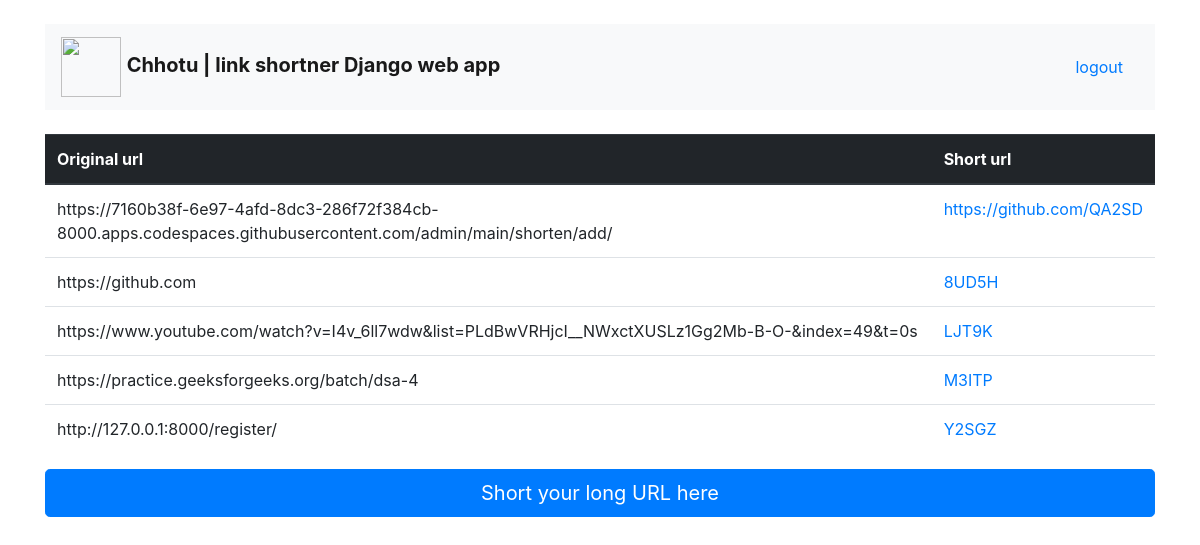
The app's page / (signed in) with its own data.
### main/models.py (models this page shows)
class shorten(models.Model):
    uri = models.URLField('Enter original uri ')
    shorturi = models.CharField('save the model for shorten uri',max_length=10,unique=True,null=True,blank=True)
    def save(self,*args,**kwrgs):
        self.shorturi=get_random_string(5, allowed_chars=string.ascii_uppercase + string.digits)
        super(shorten,self).save(*args,**kwrgs)

### main/views.py (the view)
# urls.py: path('',index,name='index'),
@login_required(login_url='/login/')
def index(request):
    query = shorten.objects.all()
    context = {'query':query}
    return render(request,'index.html',context)

### templates/index.html
{% extends 'base.html' %}
{% block content %}
<div class="table-responsive">
    <table class="table">
  <thead class="thead-dark">
    <tr>
      <th scope="col">Original url</th>
      <th scope="col">Short url</th>
    </tr>
  </thead>
  <tbody>
  {%for object in query%}
    <tr>
      <td>{{object.uri }}</td>
      <td><a href="/{{object.shorturi}}">{{object.shorturi}}</a></td>
    </tr>
  {%endfor%}
  </tbody>
</table>
<a href="/short" class="btn btn-primary btn-lg btn-block">Short your long URL here</a>
</div>
 {% endblock %}

### records on screen
shorten: uri "https://7160b38f-6e97-4afd-8dc3-286f72f384cb-8000.apps.codespaces.githubusercontent.com/admin/main/shorten/add/", shorturi "https://github.com/QA2SD"
shorten: uri "https://github.com", shorturi "8UD5H"
shorten: uri "https://www.youtube.com/watch?v=I4v_6ll7wdw&list=PLdBwVRHjcI__NWxctXUSLz1Gg2Mb-B-O-&index=49&t=0s", shorturi "LJT9K"
shorten: uri "https://practice.geeksforgeeks.org/batch/dsa-4", shorturi "M3ITP"
shorten: uri "http://127.0.0.1:8000/register/", shorturi "Y2SGZ"
